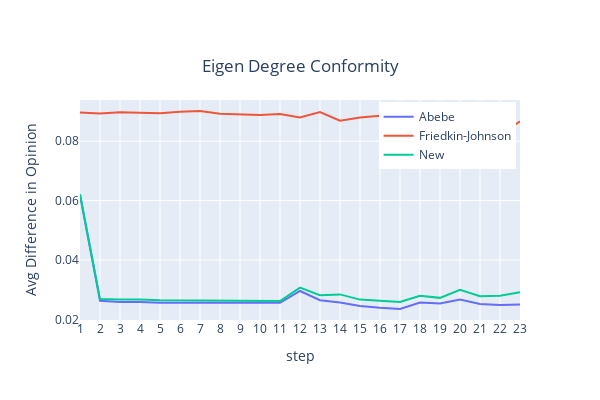

Here is the notebook cell this chart was saved with:
### Code cell
# initialize attributes of the graph to test
g2 = GraphAttributeClass().add_attrs(g=g_init, conformity_node_dict=eigen_cent_norm)
run_simulation(g2, title='Eigen Degree Conformity')

### Figure 1 — Plotly figure (JSON) as saved in the notebook; plotly's stock layout.template omitted (floating-point values rounded to 4 significant figures)
{"data": [{"mode": "lines", "name": "Abebe", "type": "scatter", "x": [1, 2, 3, 4, 5, 6, 7, 8, 9, 10, 11, 12, 13, 14, 15, 16, 17, 18, 19, 20, 21, 22, 23], "y": [0.0619, 0.02622, 0.02586, 0.02586, 0.02555, 0.02555, 0.02555, 0.02555, 0.02555, 0.02555, 0.02555, 0.02955, 0.02642, 0.02566, 0.02451, 0.0239, 0.02347, 0.02567, 0.02536, 0.02663, 0.02518, 0.02478, 0.02495]}, {"mode": "lines", "name": "Friedkin-Johnson", "type": "scatter", "x": [1, 2, 3, 4, 5, 6, 7, 8, 9, 10, 11, 12, 13, 14, 15, 16, 17, 18, 19, 20, 21, 22, 23], "y": [0.08972, 0.08936, 0.08975, 0.08954, 0.08943, 0.08993, 0.09019, 0.08924, 0.08906, 0.08883, 0.0892, 0.08801, 0.08986, 0.08692, 0.08798, 0.08858, 0.08805, 0.08697, 0.08615, 0.08536, 0.08388, 0.08207, 0.08673]}, {"mode": "lines", "name": "New", "type": "scatter", "x": [1, 2, 3, 4, 5, 6, 7, 8, 9, 10, 11, 12, 13, 14, 15, 16, 17, 18, 19, 20, 21, 22, 23], "y": [0.06214, 0.02685, 0.02668, 0.02668, 0.02639, 0.02639, 0.02639, 0.02639, 0.02639, 0.02639, 0.02616, 0.0307, 0.02814, 0.02839, 0.02663, 0.02621, 0.02581, 0.02794, 0.02722, 0.02995, 0.02775, 0.02791, 0.02911]}], "layout": {"height": 400, "legend": {"x": 0.99, "xanchor": "right", "y": 0.99, "yanchor": "top"}, "title": {"text": "Eigen Degree Conformity", "x": 0.5, "y": 0.85}, "width": 600, "xaxis": {"dtick": 1, "title": {"text": "step"}}, "yaxis": {"title": {"text": "Avg Difference in Opinion"}}}}
